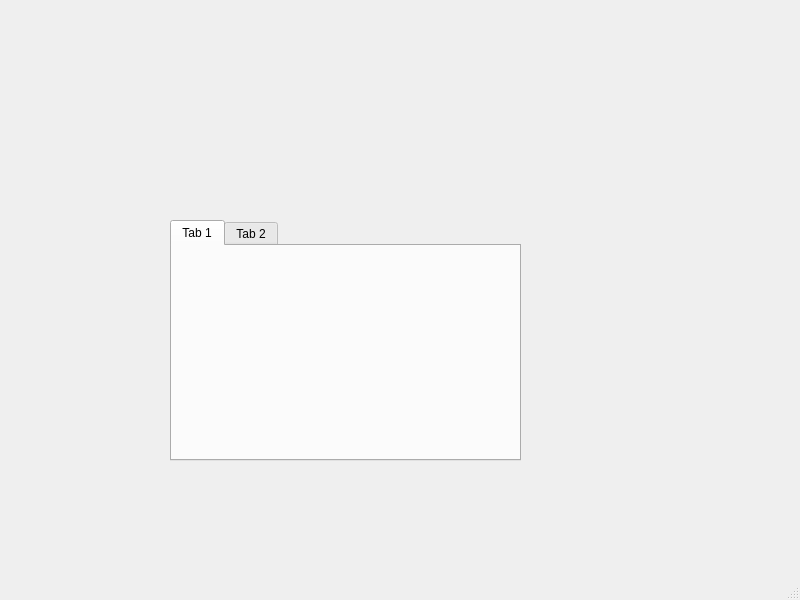
<?xml version="1.0" encoding="UTF-8"?>
<ui version="4.0">
 <class>MainWindow</class>
 <widget class="QMainWindow" name="MainWindow">
  <property name="geometry">
   <rect>
    <x>0</x>
    <y>0</y>
    <width>800</width>
    <height>600</height>
   </rect>
  </property>
  <property name="windowTitle">
   <string>MainWindow</string>
  </property>
  <widget class="QWidget" name="centralwidget">
   <widget class="QTabWidget" name="tabWidget">
    <property name="geometry">
     <rect>
      <x>170</x>
      <y>220</y>
      <width>351</width>
      <height>241</height>
     </rect>
    </property>
    <property name="currentIndex">
     <number>0</number>
    </property>
    <widget class="QWidget" name="tab">
     <attribute name="title">
      <string>Tab 1</string>
     </attribute>
    </widget>
    <widget class="QWidget" name="tab_2">
     <attribute name="title">
      <string>Tab 2</string>
     </attribute>
    </widget>
   </widget>
  </widget>
  <widget class="QMenuBar" name="menubar">
   <property name="geometry">
    <rect>
     <x>0</x>
     <y>0</y>
     <width>800</width>
     <height>21</height>
    </rect>
   </property>
  </widget>
  <widget class="QStatusBar" name="statusbar"/>
 </widget>
 <resources/>
 <connections/>
</ui>
